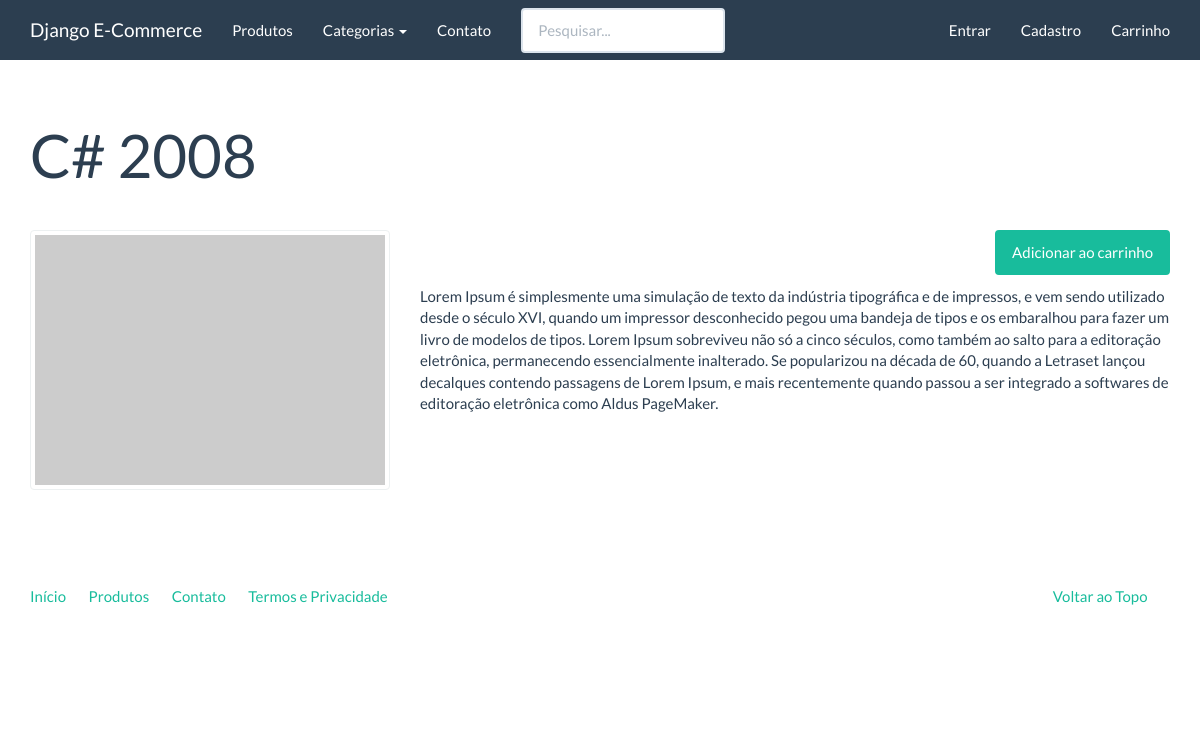
The app's page /catalogo/produtos/c2008/, older data.
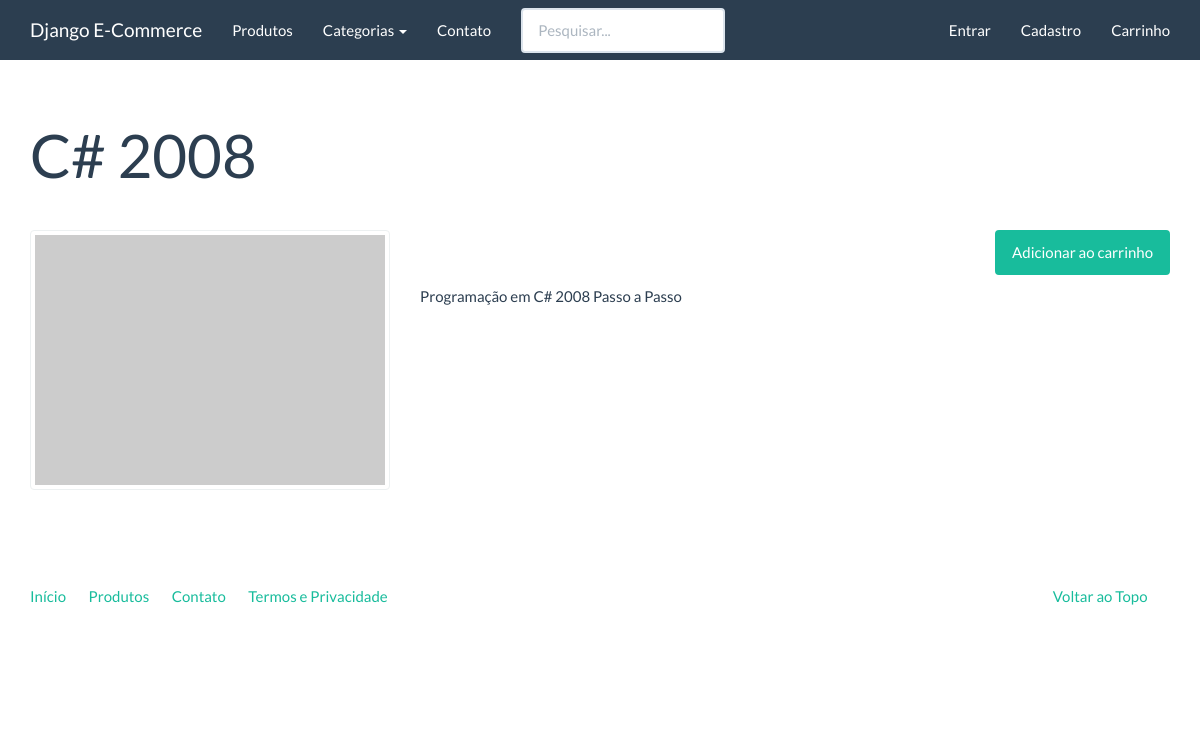
The same page, newer data.
### catalog/models.py (models this page shows, shortened)
class Product(models.Model):
    name = models.CharField('Nome', max_length=100)
    slug = models.SlugField('Identificador', max_length=100)
    category = models.ForeignKey('catalog.Category', verbose_name='Categoria')
    description = models.TextField('Descrição', blank=True)
    price = models.DecimalField('Preço', decimal_places=2, max_digits=8)
    created = models.DateField('Criado em', auto_now_add=True)
    modified = models.DateField('Modificado em', auto_now=True)
    image = models.ImageField('Imagem', upload_to='products', blank=True, null=True)
    def __str__(self):
        return self.name
    class Meta:
        verbose_name = 'Produto'
        verbose_name_plural = 'Produtos'
        ordering = ['name']

### catalog/views.py (the view)
# urls.py: url(r'^produtos/(?P<slug>[\w_-]+)/$', views.product, name='product'),
@cache_page(60)
def product(request, slug):
    product = Product.objects.get(slug=slug)
    context = {
        'product': product
    }
    return render(request, 'catalog/product.html', context)

### catalog/context_processors.py (called while the page is built)
def categories(request):
    return {
        'categories': Category.objects.all()
    }

### catalog/models.py (called while the page is built)
    def get_absolute_url(self):
        return reverse('catalog:category', kwargs={'slug': self.slug})

### catalog/templates/catalog/product.html (shortened to what this page needs)
{% extends "base.html" %}
{% block container %}
    <div class="page-header">
    <h1>{{ product }}</h1>
    </div>
    <div class="row">
    <div class="col-sm-4">
        <a href="#" class="thumbnail">
            <img src="http://placehold.it/350x250" alt="" />
        </a>
    </div>
    <div class="col-sm-8">
        <p class="text-right">
            <a href="{% url 'checkout:create_cartitem' product.slug %}" class="btn btn-success">
                Adicionar ao carrinho
            </a>
        </p>
        {{ product.description|linebreaks }}
    </div>
    </div>
{% endblock %}

Row changes from the older to the newer data that the page shows:
changed Product: description "Lorem Ipsum é simplesmente uma simulação de texto da indústria tipográfica e de impressos, e vem sendo utilizado desde o século XVI, quando um impressor desconhecido pegou uma bandeja de tipos e os embaralhou para fazer um livro de modelos de tipos. Lorem Ipsum sobreviveu não só a cinco séculos, como também ao salto para a editoração eletrônica, permanecendo essencialmente inalterado. Se popularizou na década de 60, quando a Letraset lançou decalques contendo passagens de Lorem Ipsum, e mais recentemente quando passou a ser integrado a softwares de editoração eletrônica como Aldus PageMaker." → "Programação em C# 2008 Passo a Passo"
